Frame 1 (no input): blank canvas, image omitted
Frame 60 (the mouse pressed at the canvas centre just before this capture): blank canvas, image omitted
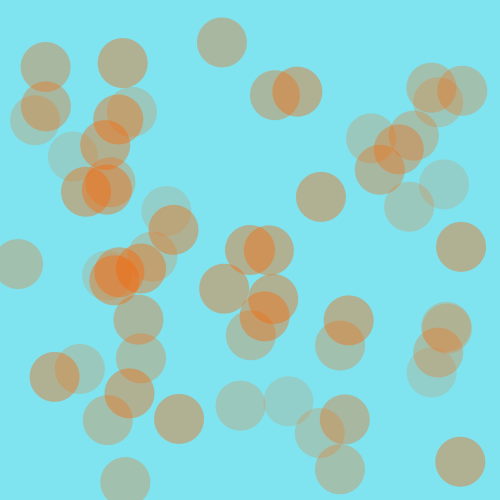
Frame 120 (the mouse held since frame 60 and released just before this capture)

The Processing sketch whose frames 1 and 60 were blank and that drew this single picture after the mouse press (run headless with seeded random() and noise(); from frame 60 on, the mouse is pressed at the canvas centre):

// Processing sketch: processing_123571
// ── processing_123571.pde

ArrayList<Ball> ballz = new ArrayList<Ball>();

void setup() {
  background(#80E3F0);
  size(500, 500);
  //  ballz = new Ball(color(200),random(width),random(height),(-5,5),(-5,5));
}

void draw() {
  background(#80E3F0);
  smooth();
  for (int i=0; i<ballz.size(); i++) {
    Ball b = ballz.get(i);
    b.display();
    b.bounce();
    if (b.transx <= 0) {
      ballz.remove(i);
      i--;
    }
  }
  if (mousePressed) {
    ballz.add(new Ball());
  }
}

class Ball {

  float x, y;
  float xspeed;
  float yspeed;
  float transx=1000;

  Ball() {
    x = mouseX;
    y = mouseY;
    xspeed = random(-20, 20);
    yspeed = random(-20, 20);
    transx = 100;
  }

  void display() {
    fill(250, 100, 0, transx);
    noStroke();
    ellipse(x, y, 50, 50);
  }

  void bounce() {
    x+=xspeed;
    y+=yspeed;
    if (x>width-25) {
      xspeed*=-1;
      transx-=15;
    }
    if (x<0+25) {
      xspeed*=-1;
      transx-=15;
    }
    y+=yspeed;
    if (y>height-25) {
      yspeed*=-1;
      transx-=15;
    }
    if (y<0+25) {
      yspeed*=-1;
      transx-=15;
    }
    xspeed*=.99;
    yspeed*=.99;
    //    if (xspeed<2 && xspeed>-2) {
    //      xspeed=1;
    //    }
  }
}
